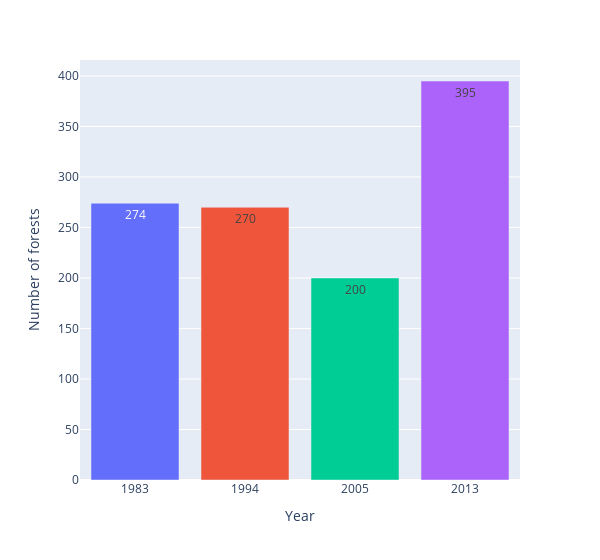

Notebook source saved alongside this figure:
### Code cell
tForest = pd.DataFrame(parcelle.groupby(["TYPE_FORET305", "LFI"])["PARCELLE"].nunique().reset_index())
tForest["year"] = tForest["LFI"].apply(lambda x : str(1983) if x == "LFI1"
                                                            else str(1994) if x == "LFI2"
                                                            else str(2005) if x == "LFI3"
                                                            else str(2013))

tForest["type"] = tForest["TYPE_FORET305"].apply(lambda x : "Valeur non déterminée" if x == -1
                                                                    else "forêt inaccessible" if x == 1
                                                                    else "forêt buissonnante" if x == 2
                                                                    else "surface forestière non boisée en permanence" if x == 3
                                                                    else "surface forestière temporairement non boisée" if x == 4
                                                                    else "routes et talus" if x == 5
                                                                    else "boisement permanent" if x == 6
                                                                    else "selves et plantations" if x == 7
                                                                    else "Taillis sous futaie" if x == 8
                                                                    else "Taillis sous futaie" if x == 9
                                                                    else "Haute futaie jardinée" if  x == 10
                                                                    else "futaie irrégulière" if x == 11
                                                                    else "Jeunes peuplements/épaississement" if x == 12
                                                                    else "perchis" if x == 13
                                                                    else "bois d'œuvre faible" if x == 14
                                                                    else "bois d'œuvre moyen" if x == 15
                                                                    else "bois d'œuvre fort" if x == 16
                                                                    else "relevé incomplet")

tpf = px.bar(x="year", y = "PARCELLE", data_frame=tForest.loc[tForest["type"] == "futaie irrégulière",:], color="year",
             labels={"PARCELLE":"Number of forests", "year":"Year"},
             text_auto=True, width=600)
tpf.update_coloraxes(showscale=False)
tpf.update(layout_showlegend=False)
tpf.show()

### Figure 1 — Plotly figure (JSON) as saved in the notebook; plotly's stock layout.template omitted (floating-point values rounded to 4 significant figures)
{"data": [{"alignmentgroup": "True", "hovertemplate": "Year=%{x}<br>Number of forests=%{y}<extra></extra>", "legendgroup": "1983", "marker": {"color": "#636efa", "pattern": {"shape": ""}}, "name": "1983", "offsetgroup": "1983", "orientation": "v", "showlegend": true, "textposition": "auto", "texttemplate": "%{y}", "type": "bar", "x": ["1983"], "xaxis": "x", "y": [274], "yaxis": "y"}, {"alignmentgroup": "True", "hovertemplate": "Year=%{x}<br>Number of forests=%{y}<extra></extra>", "legendgroup": "1994", "marker": {"color": "#EF553B", "pattern": {"shape": ""}}, "name": "1994", "offsetgroup": "1994", "orientation": "v", "showlegend": true, "textposition": "auto", "texttemplate": "%{y}", "type": "bar", "x": ["1994"], "xaxis": "x", "y": [270], "yaxis": "y"}, {"alignmentgroup": "True", "hovertemplate": "Year=%{x}<br>Number of forests=%{y}<extra></extra>", "legendgroup": "2005", "marker": {"color": "#00cc96", "pattern": {"shape": ""}}, "name": "2005", "offsetgroup": "2005", "orientation": "v", "showlegend": true, "textposition": "auto", "texttemplate": "%{y}", "type": "bar", "x": ["2005"], "xaxis": "x", "y": [200], "yaxis": "y"}, {"alignmentgroup": "True", "hovertemplate": "Year=%{x}<br>Number of forests=%{y}<extra></extra>", "legendgroup": "2013", "marker": {"color": "#ab63fa", "pattern": {"shape": ""}}, "name": "2013", "offsetgroup": "2013", "orientation": "v", "showlegend": true, "textposition": "auto", "texttemplate": "%{y}", "type": "bar", "x": ["2013"], "xaxis": "x", "y": [395], "yaxis": "y"}], "layout": {"barmode": "relative", "coloraxis": {"showscale": false}, "legend": {"title": {"text": "Year"}, "tracegroupgap": 0}, "margin": {"t": 60}, "showlegend": false, "width": 600, "xaxis": {"anchor": "y", "categoryarray": ["1983", "1994", "2005", "2013"], "categoryorder": "array", "domain": [0, 1], "title": {"text": "Year"}}, "yaxis": {"anchor": "x", "domain": [0, 1], "title": {"text": "Number of forests"}}}}
